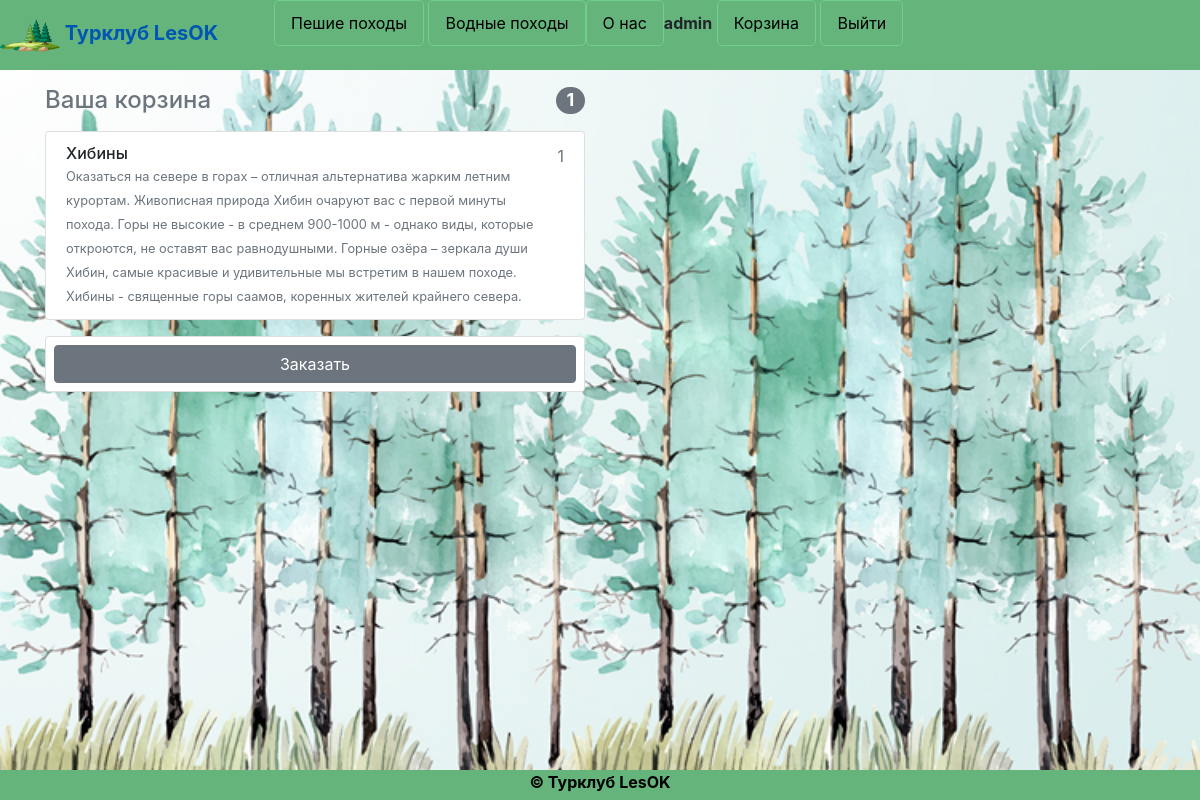
The app's page /cart/ (signed in) with its own data.
### wsapp/models.py (models this page shows, shortened)
class Type(models.Model):
    title_t = models.CharField(max_length=30, verbose_name='Название',)
    class Meta:
        verbose_name = 'Тип тура'
        verbose_name_plural = 'Типы тура'

class Product(models.Model):
    title_pr = models.CharField(max_length=70, verbose_name='Название',)
    date_start = models.DateField(default=now, editable=True, verbose_name='Дата начала тура')
    date_finish = models.DateField(default=date_start, editable=True, verbose_name='Дата окончания тура')
    difficulte = models.PositiveIntegerField(default=1,validators=[MaxValueValidator(100),MinValueValidator(1)], verbose_name='Сложность');
    numbers = models.PositiveIntegerField(verbose_name='Количество мест',)
    description_pr = models.CharField(max_length=500, verbose_name='Описание',)
    image = models.FileField(null=True, blank=True, upload_to='static/products/', verbose_name='Изображение',)
    subtype = models.ForeignKey(Subtype, on_delete=models.SET_NULL, null=True, blank=True, verbose_name='Подтип')
    type = models.ForeignKey(Type, on_delete=models.SET_NULL, null=True, blank=True, verbose_name='Тип')
    class Meta:
        verbose_name = 'Тур'
        verbose_name_plural = 'Тур'

### wsapp/views.py (the view)
# urls.py: path('cart/', views.cart, name='cart'),
def cart(request):
    template = 'cart.html'
    person = auth.get_user(request)
    if request.method == 'POST':
        new_order = Order.objects.create(status='оформлен')
        DetailOrder.objects.filter(person=person, order__isnull=True).update(order=new_order)
    products_in_cart = DetailOrder.objects.filter(person=person, order__isnull=True).prefetch_related('product').values('amount_do', 'product__id', 'product__title_pr', 'product__description_pr', 'product__numbers', 'product__image')
    context = {
        'products_in_cart': products_in_cart,
        'count': products_in_cart.count(),
        'list_types': nav()
    }
    return render(request, template, context)

### wsapp/views.py (called while the page is built)
def nav():
    list_types = []
    types = Type.objects.all().prefetch_related('subtype_set')
    for type in types:
        object_type = {}
        object_type['id'] = type.id
        object_type['title_t'] = type.title_t
        object_type['list_subtypes'] = type.subtype_set.all().values('id', 'title_subt')
        list_types.append(object_type)
    return list_types

### templates/cart.html (shortened to what this page needs)
{% extends "base.html" %}
{% load static %}
{% block nav %}
{% include 'nav.html' with list_types=list_types%}
{% endblock %}
{% block content %}
<div class="container mt-3">
  {% if  products_in_cart %}
  <div class="row">
    <div class="col-lg-6 col-md-9 col-sm-12 order-md-2 mb-4">
      <h4 class="d-flex justify-content-between align-items-center mb-3">
        <span class="text-muted">Ваша корзина</span>
        <span class="badge badge-secondary badge-pill">{{ count }}</span>
      </h4>
      <ul class="list-group mb-3">
        {% for product in products_in_cart %}
        <li class="list-group-item d-flex justify-content-between lh-condensed">
          <div>
            <h6 class="my-0">{{ product.product__title_pr }}</h6>
            <small class="text-muted">{{ product.product__description_pr }}</small>
          </div>
          <span class="text-muted">{{ product.amount_do }}</span>
        </li>
        {% endfor %}
      </ul>
      <form class="card p-2"  method="POST">
        <button type="submit" name="products_to_order" value="{{ products_in_cart }}" class="btn btn-secondary">Заказать</button>
      </form>
    </div>
  </div>
  {% else %}
  <div class="my_base">
    Тут пока ничего нет!
  </div>
  {% endif %}
</div>
{% endblock %}

### templates/base.html (shortened to what this page needs)
<!DOCTYPE html>{% load static %}
<html>
  <head>
      <link rel="stylesheet" href="{% static 'css/bootstrap.min.css' %}" media="screen,projection"/>
      <link rel="stylesheet" href="{% static 'css/main.css' %}" media="screen,projection"/>
    </head>
  <body>
    {% block nav %}{% endblock %}
    {% block content%}{% endblock %}
    {% block footer%}
    <footer>
      <link rel="stylesheet" href="{% static 'css/my_footer_css.css' %}">
      <p>© Турклуб LesOK</p>
    </footer>
    {% endblock %}
  </body>
</html>

### templates/nav.html (shortened to what this page needs)
{% load static %}
<link rel="stylesheet" href="{% static 'css\my_nav_css.css' %}">
<div class="topnav">
  <a class="navbar-brand" href="/" >
    <div>
      <img src= "{% static 'logo.svg' %}" alt="" width="60" height="60">
        Турклуб LesOK
      </div>
    </a>
  <ul>
      {% for type in list_types %}
        <li class="dropdown">
          <a href="javascript:void(0)" class="dropbtn">{{ type.title_t }}</a>
        </li>
      {% endfor %}
    </ul>
    <li class="nav-item dropdown">
      <a href="/about">
        О нас</a>
    </li>
  <li class="info">
    <b>{{ user.get_username }}</b>
      {% if request.user.is_authenticated %}
        <a href="/cart">
          Корзина</a>
        <a href="/logout">
          Выйти</a>
    {% else %}
          <a href="/login">
            Войти</a>
    {% endif %}
          </li>
</div>

### static/css/main.css (style rules this page uses)
body { background-image: url("../bg.jpg"); z-index: 1; background-repeat: no-repeat; background-attachment: fixed; background-position: center center; background-size: cover; position: relative; min-height: 100vh; }
.row { top: 100px; bottom: 70px; }

### static/css/my_nav_css.css (style rules this page uses)
.topnav { list-style-type: none; margin: 0; padding: 0; display: inline-flex; width: 100%; overflow: visible; background-color: #64b47c; list-style-type: none; clear:both; }
li a,.dropbtn { border: 1px solid #70cf8d; border-radius: 5px; display: inline-block; color: #000000; text-align: center; padding: 10px 16px; text-decoration: none; }
.navbar-brand { font-weight: bold; border: none; }
li.dropdown { display: inline-block; }
.info { float: right; }

### static/css/my_footer_css.css (style rules this page uses)
footer { position: fixed; bottom: 0; left: 0; width: 100%; background-color: #64b47c; height: 30px; text-align: center; font-weight: bold; color: #000000; }

### records on screen
Type: title_t "Пешие походы"
Type: title_t "Водные походы"
Product: product__title_pr "Хибины", product__description_pr "Оказаться на севере в горах – отличная альтернатива жарким летним курортам. Живописная природа Хибин очаруют вас с первой минуты похода. Горы не высокие - в среднем 900-1000 м - однако виды, которые откроются, не оставят вас равнодушными. Горные озёра – зеркала души Хибин, самые красивые и удивительные мы встретим в нашем походе. Хибины - священные горы саамов, коренных жителей крайнего севера.", amount_do "1"

### other values on screen
{{ user.get_username }} "admin"
{{ count }} "1"
